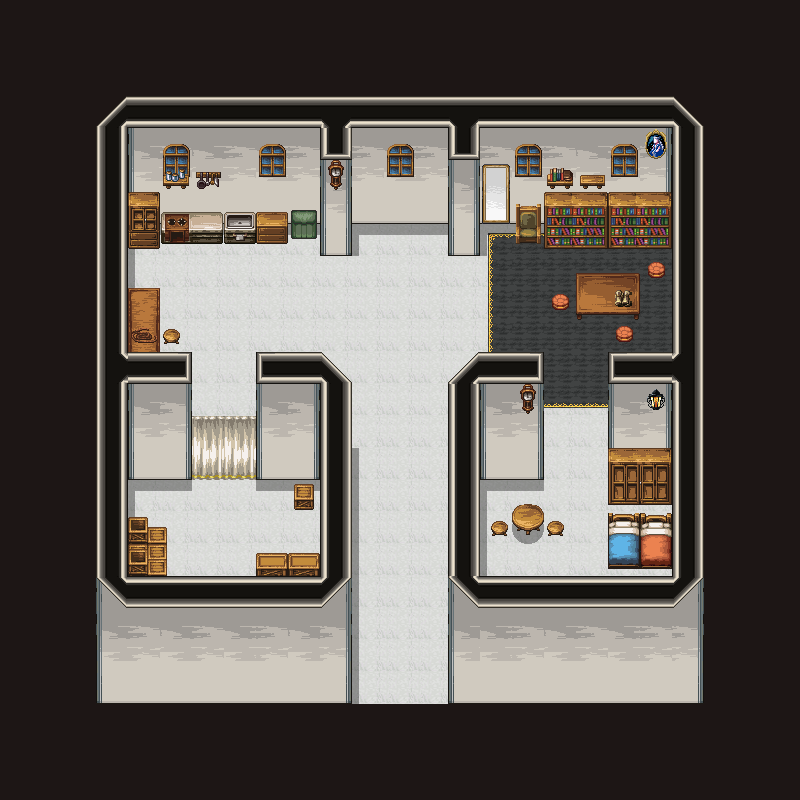

Tiled map render using the project's own tile images. Description and the map definition, with tile-layer contents summarised, below:
An orthogonal 25x25 tile map with 32x32 px tiles, 11 tile layers (black, floor, carpet, wall1, ...).

<map version="1.9" tiledversion="1.9.1" orientation="orthogonal" renderorder="right-down" width="25" height="25" tilewidth="32" tileheight="32" infinite="0" nextlayerid="12" nextobjectid="1">
  <tileset firstgid="1" source="../23_tsx/Church_town.tsx" />
  <layer id="4" name="black" width="25" height="25">
    <data>[625 cells, 2 non-empty, 1 distinct tile ids]</data>
  </layer>
  <layer id="2" name="floor" width="25" height="25">
    <data>[625 cells, 359 non-empty, 1 distinct tile ids]</data>
  </layer>
  <layer id="9" name="carpet" width="25" height="25">
    <data>[625 cells, 36 non-empty, 6 distinct tile ids]</data>
  </layer>
  <layer id="3" name="wall1" width="25" height="25">
    <data>[625 cells, 188 non-empty, 35 distinct tile ids]</data>
  </layer>
  <layer id="11" name="shadow" width="25" height="25">
    <data>[625 cells, 30 non-empty, 4 distinct tile ids]</data>
  </layer>
  <layer id="6" name="furniture1" width="25" height="25">
    <data>[625 cells, 63 non-empty, 46 distinct tile ids]</data>
  </layer>
  <layer id="8" name="furniture2" width="25" height="25">
    <data>[625 cells, 12 non-empty, 12 distinct tile ids]</data>
  </layer>
  <layer id="7" name="chara" width="25" height="25">
    <data>[625 cells, 0 non-empty, 0 distinct tile ids]</data>
  </layer>
  <layer id="10" name="furniture3" width="25" height="25">
    <data>[625 cells, 8 non-empty, 8 distinct tile ids]</data>
  </layer>
  <layer id="5" name="wall2" width="25" height="25">
    <data>[625 cells, 26 non-empty, 10 distinct tile ids]</data>
  </layer>
  <layer id="1" name="black" width="25" height="25">
    <data>[625 cells, 264 non-empty, 1 distinct tile ids]</data>
  </layer>
</map>
